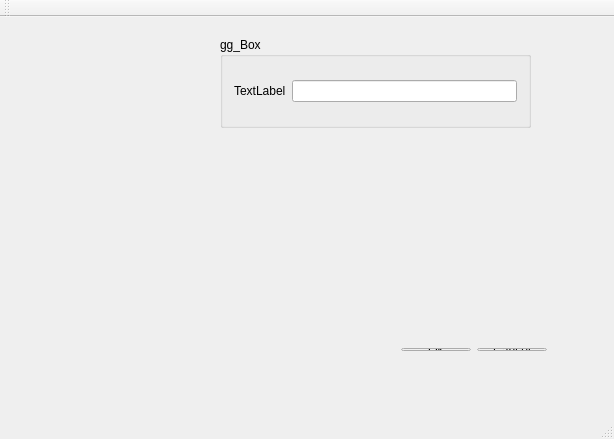
<?xml version="1.0" encoding="UTF-8"?>
<ui version="4.0">
 <class>MainWindow</class>
 <widget class="QMainWindow" name="MainWindow">
  <property name="geometry">
   <rect>
    <x>0</x>
    <y>0</y>
    <width>614</width>
    <height>439</height>
   </rect>
  </property>
  <property name="windowTitle">
   <string>MainWindow</string>
  </property>
  <widget class="QWidget" name="centralWidget">
   <widget class="QGroupBox" name="gBox">
    <property name="geometry">
     <rect>
      <x>220</x>
      <y>20</y>
      <width>311</width>
      <height>91</height>
     </rect>
    </property>
    <property name="title">
     <string>gg_Box</string>
    </property>
    <layout class="QHBoxLayout" name="horizontalLayout">
     <item>
      <widget class="QLabel" name="Labelll">
       <property name="text">
        <string>TextLabel</string>
       </property>
      </widget>
     </item>
     <item>
      <widget class="QLineEdit" name="lineEdit"/>
     </item>
    </layout>
   </widget>
   <widget class="QWidget" name="layoutWidget">
    <property name="geometry">
     <rect>
      <x>390</x>
      <y>320</y>
      <width>168</width>
      <height>25</height>
     </rect>
    </property>
    <layout class="QHBoxLayout" name="horizontalLayout_2">
     <item>
      <widget class="QPushButton" name="pushButton">
       <property name="text">
        <string>Ok</string>
       </property>
      </widget>
     </item>
     <item>
      <widget class="QPushButton" name="pushButton_2">
       <property name="text">
        <string>Cancel</string>
       </property>
      </widget>
     </item>
    </layout>
   </widget>
  </widget>
  <widget class="QMenuBar" name="menuBar">
   <property name="geometry">
    <rect>
     <x>0</x>
     <y>0</y>
     <width>614</width>
     <height>20</height>
    </rect>
   </property>
  </widget>
  <widget class="QToolBar" name="mainToolBar">
   <attribute name="toolBarArea">
    <enum>TopToolBarArea</enum>
   </attribute>
   <attribute name="toolBarBreak">
    <bool>false</bool>
   </attribute>
  </widget>
  <widget class="QStatusBar" name="statusBar"/>
 </widget>
 <layoutdefault spacing="6" margin="11"/>
 <resources/>
 <connections/>
</ui>
